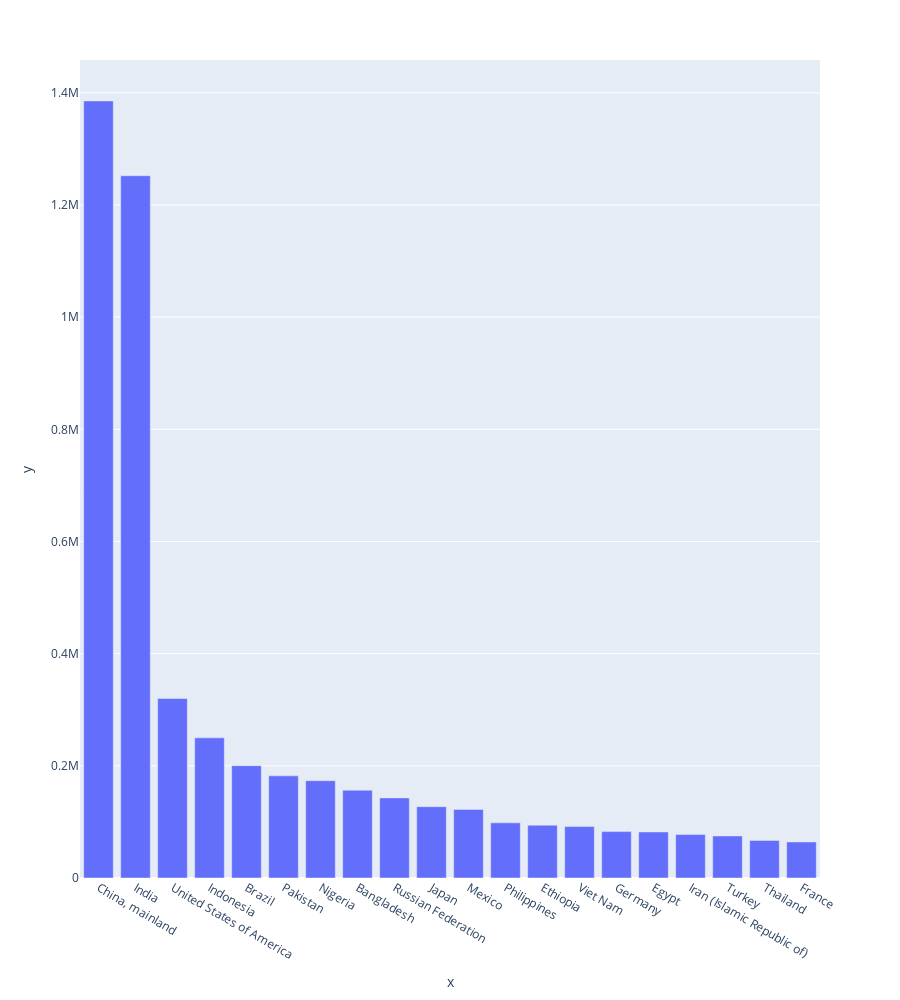
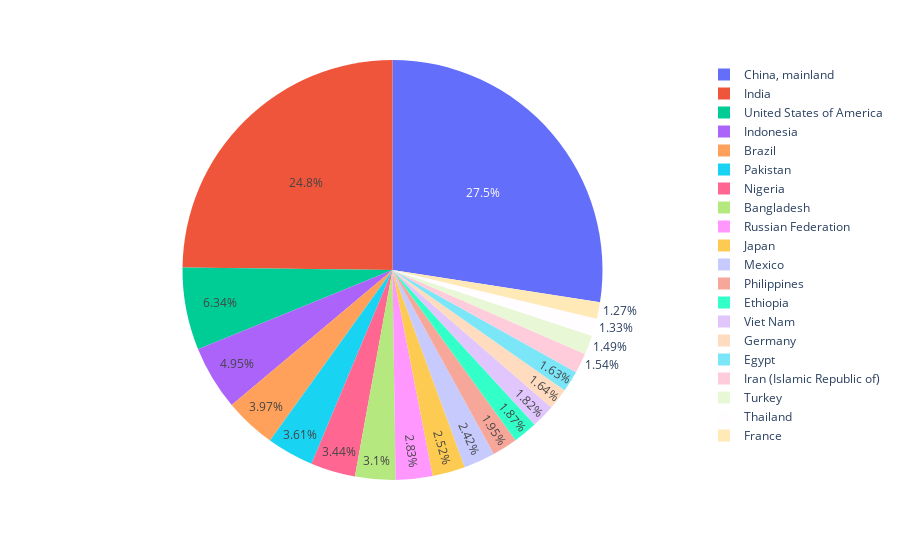

Notebook code cell kept with these figures, in order:
### Markdown cell above
#### Question 1 : Nombre d'humains sur la planète
Calculez le nombre total d’humains sur la planète.
Critiquez votre résultat. En cas d’anomalie, analysez et effectuer les corrections nécessaires.
Donnez le résultat de votre calcul pour l'année 2013.

### Code cell
#je calcule de nombre d'humain sans les lignes avec flag Aggregate

Totalpopulation=FAOSTAT_2013_population['Value'].sum()*1000
print(f"Le nombre d'humains sur la planète est: {Totalpopulation}")

FAOSTAT_2013_population.sort_values(by='Value', ascending=False, inplace=True )
fig = px.bar(x=FAOSTAT_2013_population.head(20).Country, y=FAOSTAT_2013_population.head(20).Value, height=1000)
fig.show()


fig = px.pie(values=FAOSTAT_2013_population.head(20).Value, names=FAOSTAT_2013_population.head(20).Country)
fig.show()

### Figure 1 — Plotly figure (JSON) as saved in the notebook; plotly's stock layout.template omitted (floating-point values rounded to 4 significant figures)
{"data": [{"alignmentgroup": "True", "hovertemplate": "x=%{x}<br>y=%{y}<extra></extra>", "legendgroup": "", "marker": {"color": "#636efa", "pattern": {"shape": ""}}, "name": "", "offsetgroup": "", "orientation": "v", "showlegend": false, "textposition": "auto", "type": "bar", "x": ["China, mainland", "India", "United States of America", "Indonesia", "Brazil", "Pakistan", "Nigeria", "Bangladesh", "Russian Federation", "Japan", "Mexico", "Philippines", "Ethiopia", "Viet Nam", "Germany", "Egypt", "Iran (Islamic Republic of)", "Turkey", "Thailand", "France"], "xaxis": "x", "y": [1385567, 1252140, 320051, 249866, 200362, 182143, 173615, 156595, 142834, 127144, 122332, 98394, 94101, 91680, 82727, 82056, 77447, 74933, 67011, 64291], "yaxis": "y"}], "layout": {"barmode": "relative", "height": 1000, "legend": {"tracegroupgap": 0}, "margin": {"t": 60}, "xaxis": {"anchor": "y", "domain": [0, 1], "title": {"text": "x"}}, "yaxis": {"anchor": "x", "domain": [0, 1], "title": {"text": "y"}}}}

### Figure 2 — Plotly figure (JSON) as saved in the notebook; plotly's stock layout.template omitted (floating-point values rounded to 4 significant figures)
{"data": [{"domain": {"x": [0, 1], "y": [0, 1]}, "hovertemplate": "label=%{label}<br>value=%{value}<extra></extra>", "labels": ["China, mainland", "India", "United States of America", "Indonesia", "Brazil", "Pakistan", "Nigeria", "Bangladesh", "Russian Federation", "Japan", "Mexico", "Philippines", "Ethiopia", "Viet Nam", "Germany", "Egypt", "Iran (Islamic Republic of)", "Turkey", "Thailand", "France"], "legendgroup": "", "name": "", "showlegend": true, "type": "pie", "values": [1385567, 1252140, 320051, 249866, 200362, 182143, 173615, 156595, 142834, 127144, 122332, 98394, 94101, 91680, 82727, 82056, 77447, 74933, 67011, 64291]}], "layout": {"legend": {"tracegroupgap": 0}, "margin": {"t": 60}}}
